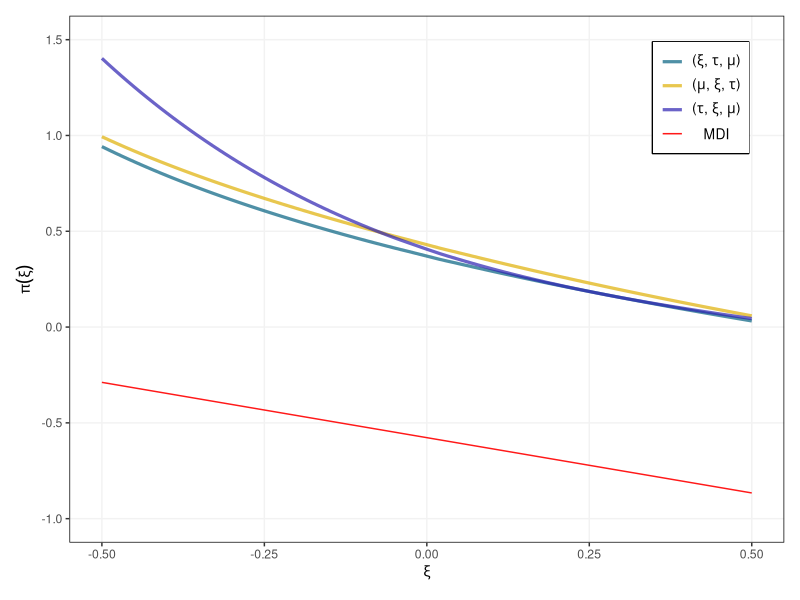

Source code (R):
zeta <- 1.20205
gam <- -digamma(1)

dev2 <- gam^2+pi^2/6
dev3 <- -gam^3-3*gam*pi^2/6-2*zeta
dev4 <- gam^4+6*gam^2*pi^2/6+8*gam*zeta+27*pi^4/(90*2)


##-------------------------------------------------------
##-------------------- Beta Prior -----------------------
##-------------------------------------------------------

beta_prior<-function(xi){
  if(xi>=0.5) return(-Inf)
  if(xi<=-0.5) return(-Inf)
  log((0.5+xi)^{5}*(0.5-xi)^{8}/beta(6,9))
  }
# curve(beta_prior, from=-0.5, to=0.5)



##-------------------------------------------------------
##------------------- (xi,tau,mu) -----------------------
##-------------------------------------------------------
H11<- function(xi){
  if(xi==-1/2) return(log(sqrt(2*pi^2/3)))
  if(xi==0) return(log(sqrt(11*pi^4/360-6*zeta^2/pi^2)))
  
  p<- (1+xi)^2*gamma(2*xi+1)
  q<- gamma(2+xi)*(digamma(1+xi)+1/xi+1)
  s<-1-0.5772157+1/xi
  # r<-q-p/xi
  tmp <- (pi^2/6)-(q-s*gamma(xi+2))^2/(p-gamma(xi+2)^2)
  h11<-sqrt(tmp)/abs(xi)
  return(log(h11))
}
x <- c(seq(-0.4999,-0.03,by=0.001),0,seq(0.025,10,by=0.001))
H11 <- Vectorize(H11)
h_approx<-approxfun(x=c(-0.5,x),y=c(H11(-0.5),H11(x)))
h11<-function(xi) {
  if(xi< -0.5) return(-Inf)
  else if(xi <10) return(h_approx(xi))
  else return(H11(xi))}
h11 <- Vectorize(h11)
# curve(h11, from=-0.3, to=0.3)
# curve(h11, from=-0.5, to=10)



##-------------------------------------------------------
##------------------- (mu,xi,tau) -----------------------
##-------------------------------------------------------
H22_1 <- function(xi){
  if(xi==-1/2) return(log(sqrt(2*pi^2/3+4*(1-gam)^2)))
  if(xi==0) return(log(sqrt(dev2+dev3+dev4/4-(-gam+3*dev2/2+dev3/2)^2/((1-gam)^2+pi^2/6))))
  p<- (1+xi)^2*gamma(2*xi+1)
  q<- gamma(2+xi)*(digamma(1+xi)+1/xi+1)
  s<-1-0.5772157+1/xi
  # r<-q-p/xi
  tmp <- (pi^2/6)+(1-0.5772157)^2-(gamma(2+xi)/xi-q+1-0.5772157)^2/(1+p-2*gamma(xi+2))
  h22<-sqrt(tmp)/abs(xi)
  return(log(h22))
}
x <- c(seq(-0.4999,-0.03,by=0.001),0,seq(0.025,10,by=0.001))
H22_1 <- Vectorize(H22_1)
h_approx1<-approxfun(x=c(-0.5,x),y=c(H22_1(-0.5),H22_1(x)))
h22_1<-function(xi){
  if(xi< -0.5) return(-Inf)
  else if(xi <10) return(h_approx1(xi))
  else return(H22_1(xi))}
h22_1 <- Vectorize(h22_1)
# curve(h22_1, from=-0.3, to=0.3)
# curve(h22_1, from=-0.5, to=10,ylim=c(-2,2))



##-------------------------------------------------------
##------------------- (tau,xi,mu) -----------------------
##-------------------------------------------------------
H22_2<- function(xi){
  if(xi+1/2<1e-4) return(log(sqrt(2*pi^2/3+4*(1+gam)^2)))
  if(xi==0) return(log(sqrt(pi^2*(1-gam)^2/6+2*(gam-1)*zeta+11*pi^4/360)))
  p<- (1+xi)^2*gamma(2*xi+1)
  q<- gamma(2+xi)*(digamma(1+xi)+1/xi+1)
  s<-1-0.5772157+1/xi
  # r<-q-p/xi
  tmp <- (pi^2/6)+s^2-q^2/p
  h22<-sqrt(tmp)/abs(xi)
  return(log(h22))
}
x <- c(seq(-0.4999,-0.03,by=0.001),0,seq(0.025,10,by=0.001))
H22_2 <- Vectorize(H22_2)
h_approx2<-approxfun(x=c(-0.5,x),y=c(H22_2(-0.5),H22_2(x)))
h22_2<-function(xi){
  if(xi< -0.5) return(-Inf)
  else if(xi <10) return(h_approx2(xi))
  else return(H22_2(xi))}
h22_2 <- Vectorize(h22_2)
# curve(h22_2, from=-0.3, to=0.3)
# curve(h22_2, from=-0.5, to=10, col='red', add=TRUE)




##-------------------------------------------------------
##----------------------- MDI ---------------------------
##-------------------------------------------------------
MDI<-function(xi){
  if(xi< -0.5) return(-Inf)
  return(-gam*(1+xi))
}
MDI <- Vectorize(MDI)


##-------------------------------------------------------
##------------------- Jefferys split --------------------
##-------------------------------------------------------
jeffreys_split <- function(xi){
  p<- (1+xi)^2*gamma(2*xi+1)
  q<- gamma(2+xi)*(digamma(1+xi)+1/xi+1)
  s<-1-0.5772157+1/xi
  # r<-q-p/xi
  tmp <- p*(1+p-2*gamma(xi+2))*(pi^2/6+s^2-2*q/xi+p/xi^2)
  jef<-sqrt(tmp)/xi^2
  return(log(jef))
}



##-------------------------------------------------------
##------------------- Prior for tau ---------------------
##-------------------------------------------------------
tau_prior <- function(tau){
  if(tau<=0) return(-Inf) else return(-log(tau))
}


##-------------------------------------------------------
##------------------- Prior for mu ---------------------
##-------------------------------------------------------
mu_prior <- function(mu){
  return(0)
}


##----------------------------------------------------------
##------------------- Joint likelihood ---------------------
##----------------------------------------------------------
# For optim()
Lik<-function(par,Y){
  mu<-par[1]; xi<-par[2]; tau<-par[3]
  if(tau<=0) return(NA)
  W <- 1+ (xi)*(Y-mu)/(tau)
  if(any(W<0)) return(NA) else return(-length(Y)*log(tau)-(xi+1)*sum(log(W))/xi-sum(W^{-1/xi}))
}


Lik_beta <- function(par,Y){
  xi<-par[2]; tau<-par[3]
  return(Lik(par,Y)+beta_prior(xi = xi)-log(tau))
}


Lik_h11 <- function(par,Y){
  xi<-par[2]; tau<-par[3]
  return(Lik(par,Y)+h11(xi)-log(tau))
}

Lik_h22_1 <- function(par,Y){
  xi<-par[2]; tau<-par[3]
  return(Lik(par,Y)+h22_1(xi)-log(tau))
}

Lik_h22_2 <- function(par,Y){
  xi<-par[2]; tau<-par[3]
  return(Lik(par,Y)+h22_2(xi)-log(tau))
}

Lik_MDI <- function(par,Y){
  xi<-par[2]; tau<-par[3]
  return(Lik(par,Y)+MDI(xi = xi)-log(tau))
}


# For Metropolis
Lik2<-function(Y,mu,xi,tau){
  if(tau<=0) return(-Inf)
  W <- 1+ (xi)*(Y-mu)/(tau)
  if(xi==0) {
    tmp <- (Y-mu)/tau
    return(-length(Y)*log(tau)-sum(tmp)-sum(exp(-tmp)))}
  if(any(W<0)) return(-Inf) else 
    return(-length(Y)*log(tau)-(xi+1)*sum(log(W))/xi-sum(W^{-1/xi}))
}


# For Metropolis _ return level
Lik3<-function(Y, mu_T, xi, tau, Time){
  if(tau<=0) return(-Inf)
  mu <- mu_T - tau*((log(Time/(Time-1)))^{-xi}-1)/xi
  W <- 1+ (xi)*(Y-mu)/(tau)
  if(xi==0) {
    tmp <- (Y-mu)/tau
    return(-length(Y)*log(tau)-sum(tmp)-sum(exp(-tmp)))}
  if(any(W<0)) return(-Inf) else 
    return(-length(Y)*log(tau)-(xi+1)*sum(log(W))/xi-sum(W^{-1/xi}))
}


##---------------------------------------------------------------------
##------------------- Generate GEV random samples ---------------------
##---------------------------------------------------------------------
revd <- function (n, loc = 0, scale = 1, shape = 0, threshold = 0, type = c("GEV", "GP")) 
{
  type <- match.arg(type)
  type <- tolower(type)
  if (type == "gev") 
    z <- rexp(n)
  else if (type == "gp") {
    z <- runif(n)
    loc <- threshold
  }
  else stop("revd: invalid type argument.")
  out <- numeric(n) + NA
  if (min(scale) < 0) 
    stop("revd: scale parameter(s) must be positively valued.")
  if (length(loc) == 1) 
    loc <- rep(loc, n)
  if (length(scale) == 1) 
    sc <- rep(scale, n)
  else sc <- scale
  if (length(shape) == 1) 
    sh <- rep(shape, n)
  else sh <- shape
  if (length(loc) != n || length(sc) != n || length(sh) != 
      n) 
    stop("revd: parameters must have length equal to 1 or n.")
  id <- sh == 0
  if (any(id)) {
    if (type == "gev") 
      out[id] <- loc[id] - sc[id] * log(z[id])
    else if (type == "gp") 
      out[id] <- loc[id] + rexp(n, rate = 1/sc[id])
  }
  if (any(!id)) 
    out[!id] <- loc[!id] + sc[!id] * (z[!id]^(-sh[!id]) - 
                                        1)/sh[!id]
  return(out)
}



qevd<-function (p, loc = 0, scale = 1, shape = 0, threshold = 0, type = c("GEV", "GP", "PP", 
                    "Gumbel", "Frechet", "Weibull", "Exponential", "Beta", "Pareto"), lower.tail = TRUE) 
{
  type <- match.arg(type)
  type <- tolower(type)
  if (scale <= 0) 
    stop("qevd: invalid scale argument.  Must be > 0.")
  if (min(p, na.rm = TRUE) <= 0 || max(p, na.rm = TRUE) >= 
      1) 
    stop("qevd: invalid p argument.  Must have 0 < p < 1.")
  if (length(loc) > 1 || length(scale) > 1 || length(shape) > 
      1) 
    stop("qevd: invalid parameter arguments.  Each must have length 1 only.")
  if (type == "pp") 
    scale <- scale + shape * (threshold - loc)
  if (is.element(type, c("gev", "gumbel", "frechet", "weibull"))) {
    if (!lower.tail) 
      p <- 1 - p
    if (shape == 0 || type == "gumbel") 
      q <- loc - scale * log(-log(p))
    else q <- loc + scale * ((-log(p))^(-shape) - 1)/shape
  }
  else if (is.element(type, c("pp", "gp", "beta", "exponential", 
                              "pareto"))) {
    if (lower.tail) 
      p <- 1 - p
    if (shape == 0 || type == "exponential") 
      q <- threshold - scale * log(p)
    else q <- threshold + scale * (p^(-shape) - 1)/shape
  }
  else stop("qevd: invalid type argument.")
  return(q)
}


##-----------------------------------------------------------------
##------------------- Priors in the same plot ---------------------
##-----------------------------------------------------------------
library(ggplot2)
prior_plot<-ggplot(data.frame(xi=c(-0.5, 0.5)), aes(xi)) + 
  stat_function(fun=h11, aes(color ='line1'),alpha=0.7, size=1.1) +
  stat_function(fun=h22_1, aes(color ='line2'),alpha=0.7, size=1.1)+
  stat_function(fun=h22_2, aes(color ='line3'),alpha=0.7, size=1.1)+
  stat_function(fun=MDI,  aes(color ='line4'),alpha=0.9) +
  xlab(expression(xi))+ylab(expression(pi(xi)))+
  coord_cartesian(xlim=c(-0.5, 0.5),ylim=c(-1,1.5)) +
  # scale_y_continuous(breaks=c(0,1,sqrt(h22),2,sqrt(h22_1),3,4),labels = c(0,1,'',2,'',3,4)) +
  # scale_x_continuous(breaks =c(-0.5,0,2.5,5,7.5,10),labels = c(-0.5,'  0',2.5,5,7.5,10)) +
  scale_colour_manual("Lgend title", values = c("line1"='#036180', 'line2'='#deaf04','line3'='#2c20b0','line4'='red'),
                      labels=c(expression(paste("(",xi,', ',tau,', ', mu,')')),
                               expression(paste("(",mu,', ',xi,', ', tau,')')),
                               expression(paste("(",tau,', ',xi,', ', mu,')')),
                               'MDI')) +
  theme(panel.background = element_rect(fill = NA), panel.border = element_rect(colour = "black", fill=NA),
        panel.grid.major.x = element_line(colour = "grey95"),
        panel.grid.major.y = element_line(colour = "grey95"),
        legend.position = c(0.95,0.95), legend.justification = c("right","top"), legend.title=element_blank(), 
        legend.text=element_text(size=10), legend.spacing.x = unit(0.2,'cm'),
        legend.box.background = element_rect(colour = "black",size=0.7),
        legend.text.align=0.5,
        plot.margin = margin(0.4, 0.4, 0.4, 0.4, "cm"))
